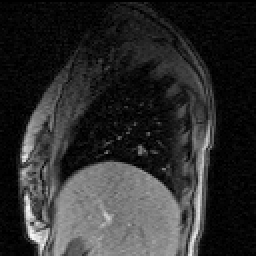
%> input picture exercises_3/cine_MR_1.png, 128 x 128 px (shown 2 times larger)
$ octave exampleSolutionPart2.m   (GNU Octave 9; MATLAB toolbox functions it lacks are replaced by stand-ins)
%> lines starting %> are read from the running program, lines starting %| are printed output that depends on the picture
%> further down, cine_MR_1 is the input picture: size 128x128 uint8; min 0, max 247, mean 45.4
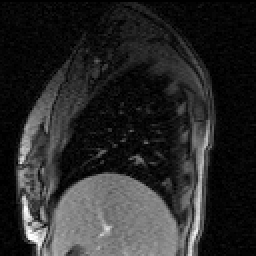
%> input picture exercises_3/cine_MR_2.png, 128 x 128 px (shown 2 times larger)
%> further down, cine_MR_2 is the input picture: size 128x128 uint8; min 0, max 255, mean 41.3
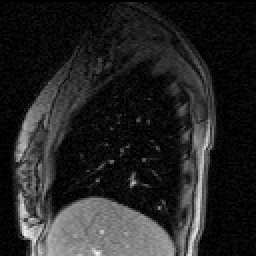
%> input picture exercises_3/cine_MR_3.png, 128 x 128 px (shown 2 times larger)
%> further down, cine_MR_3 is the input picture: size 128x128 uint8; min 0, max 243, mean 36.8
### exercises_3/matlab/demonsScript.m
%close any open figures
close all

%the target and source images
target_full = cine_MR_1;
source_full = cine_MR_2;

%the amount of elastic and fluid regularistion to apply. this is the
%standard deviation of the Gaussian used to smooth the update or
%displacement field
%a value of 0 means no smoothing is applied
sigma_elastic = 0.5;
sigma_fluid = 1;

%if use_target_grad set to 1 (true) the target image gradient will be used
%when calculating the demons forces as in the original demons paper. if it
%is set to 0 (false) the transformed source image gradient will be used
%when calculating the demons forces
use_target_grad = 0;

%the number of levels to use in the multi-resolution scheme
num_lev = 3;

%the maximum number of iterations to use at each level
max_it = 1000;

%the threshhold for changes to the deformation field at each iteration. if
%the maximum absolute change in any of the deformation field values is less
%than this threshhold for any iteration the registration will stop running
%in the current level and move to the next level, or finish if this is the
%last level
df_thresh = 0.001;

%if check_msg is set to 1 (true) the mean squared difference (MSD) will be
%evaluated at each iteration, and if it has not improved the registration
%will be stopped at this level and proceed to the next levl / finish. if it
%is set to 0 (false) the registration will keep running regardless of
%whether the MSD has improved or not.
check_MSD = 1;

%the frequency with which update the displayed images. the images will be
%updated every disp_freq iterations
disp_freq = 5;

%the spacing between the grid lines or arrows when displaying the
%deformation field and update
disp_spacing = 2;

%the factor used to scale the udapte field for displaying
scale_update_for_display = 10;

%the display method for the deformation field (can be grid or arrows)
disp_method_df = 'grid';

%the display method for the update (can be grid or arrows)
disp_method_up = 'arrows';


%loop over resolution levels
for lev = 1:num_lev

    %resample images if needed
    if lev == num_lev
        target = target_full;
        source = source_full;
    else
        resamp_factor = 2^(num_lev - lev);
        target = imresize(target_full, 1/resamp_factor);
        source = imresize(source_full, 1/resamp_factor);
    end

    %if first level initialise def_field, disp_field
    if lev == 1
        [X, Y] = ndgrid(0:size(target,1)-1,0:size(target,2)-1);
        def_field = [];%clear def field from previous registration
        def_field(:,:,1) = X;
        def_field(:,:,2) = Y;
        disp_field_x = zeros(size(target));
        disp_field_y = zeros(size(target));
    else
        %otherwise upsample disp_field from previous level
        disp_field_x = 2 * imresize(disp_field_x, 2);
        disp_field_y = 2 * imresize(disp_field_y, 2);
        %recalculate def_field for this level from disp_field
        [X, Y] = ndgrid(0:size(target,1)-1,0:size(target,2)-1);
        def_field = [];%clear def field from previous level
        def_field(:,:,1) = X + disp_field_x;
        def_field(:,:,2) = Y + disp_field_y;
    end
    %initialise updates
    update_x = zeros(size(target));
    update_y = zeros(size(target));

    %calculate the transformed image at the start of this level
    trans_image = resampImageWithDefField(source, def_field);

    %store the current def field and MSD value to check for improvements at
    %end of iteration
    def_field_prev = def_field;
    prev_MSD = calcMSD(target, trans_image);

    %initialise 2D Gaussian filters for the elastic and fluid
    %regularisations
    elastic_filter = [];
    if sigma_elastic > 0
        normal_dist = makedist('normal','sigma',sigma_elastic);
        elastic_filter = pdf(normal_dist, floor(-3*sigma_elastic):ceil(3*sigma_elastic));
        elastic_filter = elastic_filter / sum(elastic_filter);
    end
    fluid_filter = [];
    if sigma_fluid > 0
        normal_dist = makedist('normal','sigma',sigma_fluid);
        fluid_filter = pdf(normal_dist, floor(-3*sigma_fluid):ceil(3*sigma_fluid));
        fluid_filter = fluid_filter / sum(fluid_filter);
    end

    %pre-calculate the image gradients. only one of source or target
    %gradients needs to be calculated, as indicated by use_target_grad
    if use_target_grad
        [target_gradient_y, target_gradient_x] = gradient(target);
    else
        [source_gradient_y, source_gradient_x] = gradient(source);
    end

    %display current results:
    %figure 1 - source image (does not change during registration)
    %figure 2 - target image (does not change during registration)
    %figure 3 - source image transformed by current deformation field
    %figure 4 - deformation field
    %figure 5 - update
    figure(1)
    dispImage(source);
    figure(2)
    dispImage(target);
    figure(3);
    dispImage(trans_image);
    figure(4);
    dispDefField(def_field, disp_spacing, disp_method_df);
    figure(5);
    up_field_to_display = scale_update_for_display * cat(3, update_x, update_y);
    up_field_to_display = up_field_to_display + cat(3, X, Y);
    dispDefField(up_field_to_display, disp_spacing, disp_method_up);

    %if first level pause so that user can position figure as desired
    if lev == 1
        pause;
    end

    %main iterative loop - repeat until max number of iterations reached
    for it = 1:max_it

        %calculate update from demons forces
        %
        %if using target image gradient use as is
        if use_target_grad
            img_grad_x = target_gradient_x;
            img_grad_y = target_gradient_y;
        else
            %but if using source image gradient need to transform with
            %current deformation field
            img_grad_x = resampImageWithDefField(source_gradient_x, def_field);
            img_grad_y = resampImageWithDefField(source_gradient_y, def_field);
        end
        %calculate difference image
        diff = target - trans_image;
        %calculate denominator of demons forces
        denom = img_grad_x.^2 + img_grad_y.^2 + diff.^2;
        %calculate x and y components of numerator of demons forces
        numer_x = diff .* img_grad_x;
        numer_y = diff .* img_grad_y;
        %calculate the x and y components of the update
        update_x = numer_x ./ denom;
        update_y = numer_y ./ denom;
        %set nan values to 0
        update_x(isnan(update_x)) = 0;
        update_y(isnan(update_y)) = 0;


        %if fluid like regularisation used smooth the update
        if ~isempty(fluid_filter)
            update_x = conv2(fluid_filter', fluid_filter, padarray(update_x, ceil(3*sigma_fluid)*[1 1], 'replicate'), 'valid');
            update_y = conv2(fluid_filter', fluid_filter, padarray(update_y, ceil(3*sigma_fluid)*[1 1], 'replicate'), 'valid');
        end


        %add the update to the current displacement field
        disp_field_x = disp_field_x + update_x;
        disp_field_y = disp_field_y + update_y;


        %if elastic like regularisation used smooth the displacement field
        if ~isempty(elastic_filter)
            disp_field_x = conv2(elastic_filter', elastic_filter, padarray(disp_field_x, ceil(3*sigma_elastic)*[1 1], 'replicate'), 'valid');
            disp_field_y = conv2(elastic_filter', elastic_filter, padarray(disp_field_y, ceil(3*sigma_elastic)*[1 1], 'replicate'), 'valid');
        end

        %update deformation field from disp field
        def_field(:,:,1) = disp_field_x + X;
        def_field(:,:,2) = disp_field_y + Y;

        %transform the image using the updated deformation field
        trans_image = resampImageWithDefField(source, def_field);

        %display current results (no need to update figures 1 and 2)
        if rem(it, disp_freq) == 0
            figure(3);
            dispImage(trans_image);
            figure(4);
            dispDefField(def_field, disp_spacing, disp_method_df);
            figure(5)
            up_field_to_display = scale_update_for_display * cat(3, update_x, update_y);
            up_field_to_display = up_field_to_display + cat(3, X, Y);
            dispDefField(up_field_to_display, disp_spacing, disp_method_up);
        end

        %calculate NMSD between target and transformed image
        MSD =  calcMSD(target, trans_image);

        %calculate max difference between previous and current def_field
        max_df = max(abs(def_field - def_field_prev),[],'all');

        %display numerical results
        fprintf('Iteration %d: MSD = %e, Max. change in def field = %0.3f\n', it, MSD, max_df);

        %check if max change in def field below threshhold
        if max_df < df_thresh
            break;
        end

        %check for improvement in MSD if required
        if check_MSD && MSD > prev_MSD
            %restore previous results and finish level
            def_field = def_field_prev;
            MSD = prev_MSD;
            trans_image = resampImageWithDefField(source, def_field);
            break;
        end

        %update previous values of def_field and MSD
        def_field_prev = def_field;
        prev_MSD = MSD;

    end

end
%> this loop made 3 passes
%> (printed output is left out)
%> pass 1, `dispDefField(up_field_to_display, disp_spacing, disp_method_up);`:
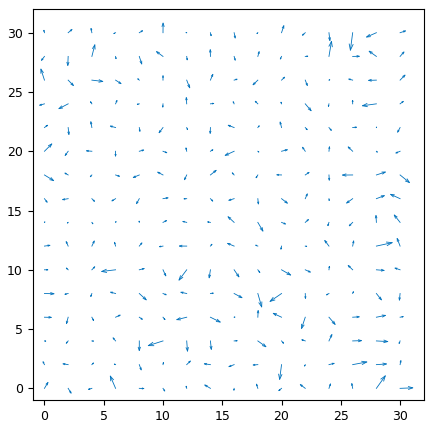
%> figure redrawn from the program's plot data; highest point at x = 10.01, y = 30.8
%> after the loop:
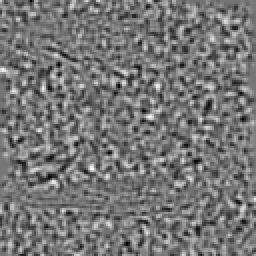
%> update_x: size 128x128 double (shown 2 times larger); min -0.171, max 0.198, mean 8.99e-05; drawn with min black and max white
%> after the loop:
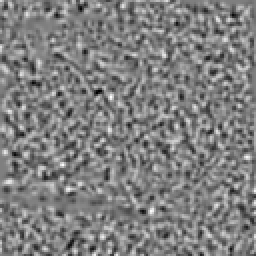
%> update_y: size 128x128 double (shown 2 times larger); min -0.188, max 0.187, mean -0.000321; drawn with min black and max white
%> after the loop, resamp_factor = 2
%> after the loop:
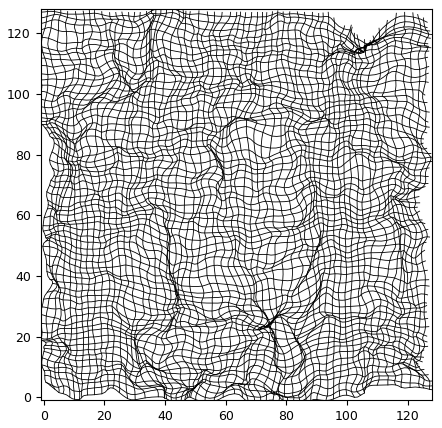
%> figure redrawn from the program's plot data; curve peaks at x = 112.2, y = 5.71; curve peaks at x = 119.6, y = 7.61; curve peaks at x = 119, y = 9.69; curve peaks at x = 117.8, y = 11.05
%> after the loop:
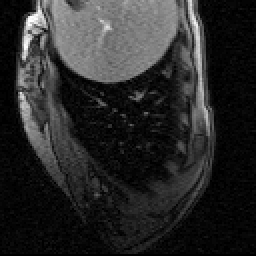
%> displayed picture: size 128x128x3, on the screen's scale of 0 to 255 (shown 2 times larger); min 0, max 255, mean 41.3

%display final result
figure(3);
dispImage(trans_image);
%> (the rest of the program and of its run is left out)
